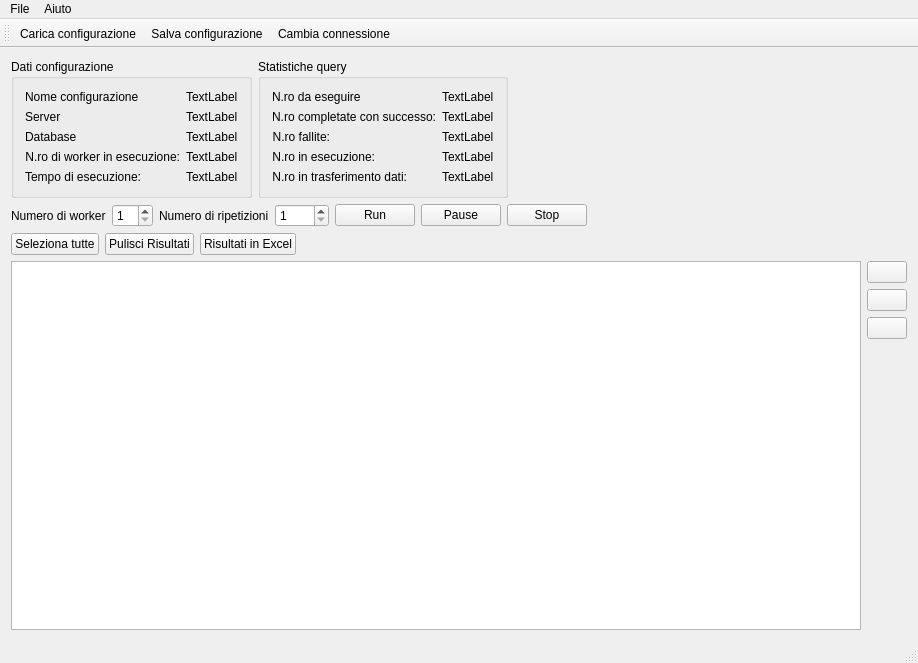
<?xml version="1.0" encoding="UTF-8"?>
<ui version="4.0">
 <class>MainWindow</class>
 <widget class="QMainWindow" name="MainWindow">
  <property name="geometry">
   <rect>
    <x>0</x>
    <y>0</y>
    <width>918</width>
    <height>663</height>
   </rect>
  </property>
  <property name="windowTitle">
   <string>MainWindow</string>
  </property>
  <widget class="QWidget" name="centralWidget">
   <layout class="QHBoxLayout" name="horizontalLayout_6">
    <item>
     <layout class="QVBoxLayout" name="verticalLayout">
      <item>
       <layout class="QHBoxLayout" name="horizontalLayout_4">
        <item>
         <widget class="QGroupBox" name="groupBox">
          <property name="title">
           <string>Dati configurazione</string>
          </property>
          <layout class="QHBoxLayout" name="horizontalLayout">
           <item>
            <layout class="QFormLayout" name="formLayout">
             <item row="1" column="0">
              <widget class="QLabel" name="label_9">
               <property name="text">
                <string>Server</string>
               </property>
              </widget>
             </item>
             <item row="1" column="1">
              <widget class="QLabel" name="hostname">
               <property name="text">
                <string>TextLabel</string>
               </property>
              </widget>
             </item>
             <item row="2" column="0">
              <widget class="QLabel" name="label_11">
               <property name="text">
                <string>Database</string>
               </property>
              </widget>
             </item>
             <item row="2" column="1">
              <widget class="QLabel" name="databaseName">
               <property name="text">
                <string>TextLabel</string>
               </property>
              </widget>
             </item>
             <item row="3" column="0">
              <widget class="QLabel" name="label_2">
               <property name="text">
                <string>N.ro di worker in esecuzione:</string>
               </property>
               <property name="alignment">
                <set>Qt::AlignmentFlag::AlignRight|Qt::AlignmentFlag::AlignTrailing|Qt::AlignmentFlag::AlignVCenter</set>
               </property>
              </widget>
             </item>
             <item row="3" column="1">
              <widget class="QLabel" name="workersRunning">
               <property name="text">
                <string>TextLabel</string>
               </property>
              </widget>
             </item>
             <item row="4" column="0">
              <widget class="QLabel" name="label_6">
               <property name="text">
                <string>Tempo di esecuzione:</string>
               </property>
               <property name="alignment">
                <set>Qt::AlignmentFlag::AlignRight|Qt::AlignmentFlag::AlignTrailing|Qt::AlignmentFlag::AlignVCenter</set>
               </property>
              </widget>
             </item>
             <item row="4" column="1">
              <widget class="QLabel" name="duration">
               <property name="text">
                <string>TextLabel</string>
               </property>
              </widget>
             </item>
             <item row="0" column="0">
              <widget class="QLabel" name="label_12">
               <property name="text">
                <string>Nome configurazione</string>
               </property>
              </widget>
             </item>
             <item row="0" column="1">
              <widget class="QLabel" name="dbName">
               <property name="text">
                <string>TextLabel</string>
               </property>
              </widget>
             </item>
            </layout>
           </item>
          </layout>
         </widget>
        </item>
        <item>
         <widget class="QGroupBox" name="groupBox_2">
          <property name="title">
           <string>Statistiche query</string>
          </property>
          <layout class="QHBoxLayout" name="horizontalLayout_2">
           <item>
            <layout class="QFormLayout" name="formLayout_2">
             <item row="0" column="0">
              <widget class="QLabel" name="label_10">
               <property name="text">
                <string>N.ro da eseguire</string>
               </property>
              </widget>
             </item>
             <item row="0" column="1">
              <widget class="QLabel" name="execCount">
               <property name="text">
                <string>TextLabel</string>
               </property>
              </widget>
             </item>
             <item row="1" column="0">
              <widget class="QLabel" name="label_7">
               <property name="text">
                <string>N.ro completate con successo:</string>
               </property>
               <property name="alignment">
                <set>Qt::AlignmentFlag::AlignRight|Qt::AlignmentFlag::AlignTrailing|Qt::AlignmentFlag::AlignVCenter</set>
               </property>
              </widget>
             </item>
             <item row="1" column="1">
              <widget class="QLabel" name="succeededCount">
               <property name="text">
                <string>TextLabel</string>
               </property>
              </widget>
             </item>
             <item row="2" column="0">
              <widget class="QLabel" name="label_5">
               <property name="text">
                <string>N.ro fallite:</string>
               </property>
               <property name="alignment">
                <set>Qt::AlignmentFlag::AlignRight|Qt::AlignmentFlag::AlignTrailing|Qt::AlignmentFlag::AlignVCenter</set>
               </property>
              </widget>
             </item>
             <item row="2" column="1">
              <widget class="QLabel" name="failedCount">
               <property name="text">
                <string>TextLabel</string>
               </property>
              </widget>
             </item>
             <item row="3" column="0">
              <widget class="QLabel" name="label_3">
               <property name="text">
                <string>N.ro in esecuzione:</string>
               </property>
               <property name="alignment">
                <set>Qt::AlignmentFlag::AlignRight|Qt::AlignmentFlag::AlignTrailing|Qt::AlignmentFlag::AlignVCenter</set>
               </property>
              </widget>
             </item>
             <item row="3" column="1">
              <widget class="QLabel" name="execRunning">
               <property name="text">
                <string>TextLabel</string>
               </property>
              </widget>
             </item>
             <item row="4" column="0">
              <widget class="QLabel" name="label_4">
               <property name="text">
                <string>N.ro in trasferimento dati:</string>
               </property>
               <property name="alignment">
                <set>Qt::AlignmentFlag::AlignRight|Qt::AlignmentFlag::AlignTrailing|Qt::AlignmentFlag::AlignVCenter</set>
               </property>
              </widget>
             </item>
             <item row="4" column="1">
              <widget class="QLabel" name="fetchRunning">
               <property name="text">
                <string>TextLabel</string>
               </property>
              </widget>
             </item>
            </layout>
           </item>
          </layout>
         </widget>
        </item>
        <item>
         <spacer name="horizontalSpacer_2">
          <property name="orientation">
           <enum>Qt::Orientation::Horizontal</enum>
          </property>
          <property name="sizeHint" stdset="0">
           <size>
            <width>40</width>
            <height>20</height>
           </size>
          </property>
         </spacer>
        </item>
       </layout>
      </item>
      <item>
       <layout class="QHBoxLayout" name="horizontalLayout_3">
        <item>
         <widget class="QLabel" name="label">
          <property name="text">
           <string>Numero di worker</string>
          </property>
          <property name="buddy">
           <cstring>workerCount</cstring>
          </property>
         </widget>
        </item>
        <item>
         <widget class="QSpinBox" name="workerCount">
          <property name="minimum">
           <number>1</number>
          </property>
         </widget>
        </item>
        <item>
         <widget class="QLabel" name="label_8">
          <property name="text">
           <string>Numero di ripetizioni</string>
          </property>
          <property name="buddy">
           <cstring>repetitionCount</cstring>
          </property>
         </widget>
        </item>
        <item>
         <widget class="QSpinBox" name="repetitionCount">
          <property name="minimum">
           <number>1</number>
          </property>
          <property name="maximum">
           <number>9999</number>
          </property>
         </widget>
        </item>
        <item>
         <widget class="QPushButton" name="buttonRun">
          <property name="text">
           <string>Run</string>
          </property>
          <property name="icon">
           <iconset resource="resources.qrc">
            <normaloff>:/img/start.png</normaloff>:/img/start.png</iconset>
          </property>
         </widget>
        </item>
        <item>
         <widget class="QPushButton" name="buttonPause">
          <property name="text">
           <string>Pause</string>
          </property>
          <property name="icon">
           <iconset resource="resources.qrc">
            <normaloff>:/img/pause.png</normaloff>:/img/pause.png</iconset>
          </property>
         </widget>
        </item>
        <item>
         <widget class="QPushButton" name="buttonStop">
          <property name="text">
           <string>Stop</string>
          </property>
          <property name="icon">
           <iconset resource="resources.qrc">
            <normaloff>:/img/stop.png</normaloff>:/img/stop.png</iconset>
          </property>
         </widget>
        </item>
        <item>
         <spacer name="horizontalSpacer">
          <property name="orientation">
           <enum>Qt::Orientation::Horizontal</enum>
          </property>
          <property name="sizeHint" stdset="0">
           <size>
            <width>40</width>
            <height>20</height>
           </size>
          </property>
         </spacer>
        </item>
       </layout>
      </item>
      <item>
       <layout class="QHBoxLayout" name="horizontalLayout_5">
        <item>
         <widget class="QPushButton" name="buttonCheckAll">
          <property name="text">
           <string>Seleziona tutte</string>
          </property>
          <property name="checkable">
           <bool>true</bool>
          </property>
         </widget>
        </item>
        <item>
         <widget class="QPushButton" name="buttonClearStats">
          <property name="text">
           <string>Pulisci Risultati</string>
          </property>
         </widget>
        </item>
        <item>
         <widget class="QPushButton" name="buttonStatsToExcel">
          <property name="text">
           <string>Risultati in Excel</string>
          </property>
         </widget>
        </item>
        <item>
         <spacer name="horizontalSpacer_3">
          <property name="orientation">
           <enum>Qt::Orientation::Horizontal</enum>
          </property>
          <property name="sizeHint" stdset="0">
           <size>
            <width>40</width>
            <height>20</height>
           </size>
          </property>
         </spacer>
        </item>
       </layout>
      </item>
      <item>
       <layout class="QHBoxLayout" name="horizontalLayout_7">
        <item>
         <widget class="QTableView" name="tableView"/>
        </item>
        <item>
         <layout class="QVBoxLayout" name="verticalLayout_2">
          <item>
           <widget class="QPushButton" name="buttonAddQuery">
            <property name="text">
             <string/>
            </property>
            <property name="icon">
             <iconset resource="resources.qrc">
              <normaloff>:/img/query-add.png</normaloff>:/img/query-add.png</iconset>
            </property>
           </widget>
          </item>
          <item>
           <widget class="QPushButton" name="buttonEditQuery">
            <property name="text">
             <string/>
            </property>
            <property name="icon">
             <iconset resource="resources.qrc">
              <normaloff>:/img/query-edit.png</normaloff>:/img/query-edit.png</iconset>
            </property>
           </widget>
          </item>
          <item>
           <widget class="QPushButton" name="buttonRemoveQuery">
            <property name="text">
             <string/>
            </property>
            <property name="icon">
             <iconset resource="resources.qrc">
              <normaloff>:/img/query-remove.png</normaloff>:/img/query-remove.png</iconset>
            </property>
           </widget>
          </item>
          <item>
           <spacer name="verticalSpacer">
            <property name="orientation">
             <enum>Qt::Orientation::Vertical</enum>
            </property>
            <property name="sizeHint" stdset="0">
             <size>
              <width>20</width>
              <height>40</height>
             </size>
            </property>
           </spacer>
          </item>
         </layout>
        </item>
       </layout>
      </item>
     </layout>
    </item>
   </layout>
  </widget>
  <widget class="QMenuBar" name="menuBar">
   <property name="geometry">
    <rect>
     <x>0</x>
     <y>0</y>
     <width>918</width>
     <height>22</height>
    </rect>
   </property>
   <widget class="QMenu" name="menuFile">
    <property name="title">
     <string>File</string>
    </property>
    <addaction name="actionCfgOpen"/>
    <addaction name="actionCfgSave"/>
    <addaction name="separator"/>
    <addaction name="actionChangeConnection"/>
    <addaction name="separator"/>
    <addaction name="actionExit"/>
   </widget>
   <widget class="QMenu" name="menuAiuto">
    <property name="title">
     <string>Aiuto</string>
    </property>
    <addaction name="actionAbout"/>
   </widget>
   <addaction name="menuFile"/>
   <addaction name="menuAiuto"/>
  </widget>
  <widget class="QToolBar" name="mainToolBar">
   <property name="windowTitle">
    <string>Toolbar</string>
   </property>
   <property name="iconSize">
    <size>
     <width>32</width>
     <height>32</height>
    </size>
   </property>
   <property name="toolButtonStyle">
    <enum>Qt::ToolButtonStyle::ToolButtonTextUnderIcon</enum>
   </property>
   <attribute name="toolBarArea">
    <enum>TopToolBarArea</enum>
   </attribute>
   <attribute name="toolBarBreak">
    <bool>false</bool>
   </attribute>
   <addaction name="actionCfgOpen"/>
   <addaction name="actionCfgSave"/>
   <addaction name="actionChangeConnection"/>
  </widget>
  <widget class="QStatusBar" name="statusBar"/>
  <action name="actionChangeConnection">
   <property name="icon">
    <iconset resource="resources.qrc">
     <normaloff>:/img/connection.png</normaloff>:/img/connection.png</iconset>
   </property>
   <property name="text">
    <string>Cambia connessione</string>
   </property>
  </action>
  <action name="actionAbout">
   <property name="icon">
    <iconset resource="resources.qrc">
     <normaloff>:/img/about.png</normaloff>:/img/about.png</iconset>
   </property>
   <property name="text">
    <string>Informazioni su</string>
   </property>
  </action>
  <action name="actionExit">
   <property name="text">
    <string>Esci</string>
   </property>
  </action>
  <action name="actionCfgOpen">
   <property name="icon">
    <iconset resource="resources.qrc">
     <normaloff>:/img/open.png</normaloff>:/img/open.png</iconset>
   </property>
   <property name="text">
    <string>Carica configurazione</string>
   </property>
  </action>
  <action name="actionCfgSave">
   <property name="icon">
    <iconset resource="resources.qrc">
     <normaloff>:/img/save.png</normaloff>:/img/save.png</iconset>
   </property>
   <property name="text">
    <string>Salva configurazione</string>
   </property>
  </action>
 </widget>
 <layoutdefault spacing="6" margin="11"/>
 <tabstops>
  <tabstop>workerCount</tabstop>
  <tabstop>repetitionCount</tabstop>
  <tabstop>buttonRun</tabstop>
  <tabstop>buttonPause</tabstop>
  <tabstop>buttonStop</tabstop>
  <tabstop>buttonCheckAll</tabstop>
  <tabstop>buttonClearStats</tabstop>
  <tabstop>buttonStatsToExcel</tabstop>
 </tabstops>
 <resources>
  <include location="resources.qrc"/>
 </resources>
 <connections/>
</ui>
